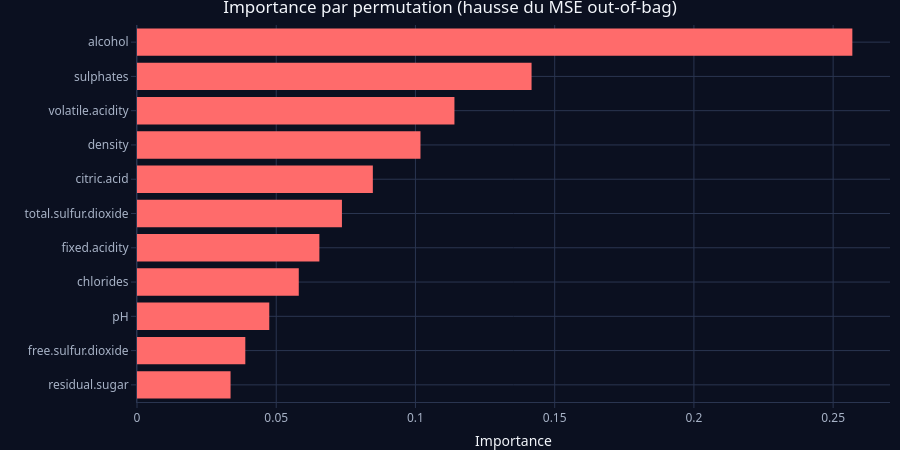

The cell this chart's notebook holds for it:
### Markdown cell above
**Comparaison CART vs forêt.** La forêt aléatoire obtient un **RMSE nettement plus faible** que l'arbre CART
de profondeur 3 : le moyennage de centaines d'arbres profonds (faible biais) et peu corrélés réduit la variance
et améliore la généralisation. L'**erreur OOB** est du même ordre que l'erreur de test : elle constitue un bon
substitut « gratuit » à un jeu de validation (chaque arbre est évalué sur les ~37 % d'observations absentes de
son échantillon bootstrap, car $(1 - 1/n)^n \to e^{-1} \approx 0.37$).

On remarque aussi, sur le graphique réel/prédit, que les prédictions sont **tirées vers la moyenne** (les notes
3–4 sont surestimées, les notes 8 sous-estimées) : c'est l'effet classique de la moyenne dans les feuilles quand
les notes extrêmes sont rares.

### Compléments — Importance des variables

Une forêt est moins lisible qu'un arbre, mais on peut mesurer **quelles variables comptent** :
- **MDI** (*Mean Decrease in Impurity*, `feature_importances_`) : réduction de variance cumulée apportée par
  chaque variable dans tous les arbres (calculée sur l'apprentissage, biaisée vers les variables continues à
  nombreux seuils) ;
- **importance par permutation** : dégradation du RMSE **sur le test** quand on mélange aléatoirement une
  variable (on casse son lien avec la cible). Plus fiable pour interpréter.

### Code cell
# Importance par permutation calculee par ranger sur les observations out-of-bag
foret_imp <- ranger(quality ~ ., data = dtr, num.trees = 300, mtry = best$mtry,
                    min.node.size = best$min.node.size, importance = "permutation")
imp <- sort(ranger::importance(foret_imp))
plot_ly(x = imp, y = factor(names(imp), levels = names(imp)), type = "bar", orientation = "h",
        marker = list(color = pick_color(1))) %>%
  layout(title = "Importance par permutation (hausse du MSE out-of-bag)",
         xaxis = list(title = "Importance"), yaxis = list(title = "")) %>%
  apply_dark_theme(height = 450)

### Figure 1 — Plotly figure (JSON) as saved in the notebook; plotly's stock layout.template omitted (floating-point values rounded to 4 significant figures)
{"data": [{"error_x": {"color": "rgba(76,201,240,1)"}, "error_y": {"color": "rgba(76,201,240,1)"}, "marker": {"color": "#ff6b6b", "line": {"color": "rgba(76,201,240,1)"}}, "orientation": "h", "type": "bar", "x": [0.0336, 0.0389, 0.0475, 0.0581, 0.0655, 0.0736, 0.0847, 0.1018, 0.114, 0.1417, 0.2569], "xaxis": "x", "y": ["residual.sugar", "free.sulfur.dioxide", "pH", "chlorides", "fixed.acidity", "total.sulfur.dioxide", "citric.acid", "density", "volatile.acidity", "sulphates", "alcohol"], "yaxis": "y"}], "layout": {"colorway": ["#4cc9f0", "#ff6b6b", "#ffd166", "#80ed99", "#c77dff", "#f4a261", "#90e0ef", "#e9c46a"], "font": {"color": "#f3f6fb", "family": "Segoe UI, Arial"}, "height": 450, "hoverlabel": {"bgcolor": "#121a2b", "font": {"color": "#f3f6fb"}}, "hovermode": "closest", "legend": {"bgcolor": "rgba(0,0,0,0)", "font": {"color": "#f3f6fb"}}, "margin": {"b": 40, "l": 60, "r": 10, "t": 25}, "paper_bgcolor": "#0b1020", "plot_bgcolor": "#0b1020", "showlegend": false, "title": "Importance par permutation (hausse du MSE out-of-bag)", "xaxis": {"automargin": true, "domain": [0, 1], "gridcolor": "#2a3550", "linecolor": "#2a3550", "tickcolor": "#2a3550", "tickfont": {"color": "#a8b3c7"}, "title": "Importance", "zerolinecolor": "#2a3550"}, "yaxis": {"automargin": true, "categoryarray": ["residual.sugar", "free.sulfur.dioxide", "pH", "chlorides", "fixed.acidity", "total.sulfur.dioxide", "citric.acid", "density", "volatile.acidity", "sulphates", "alcohol"], "categoryorder": "array", "domain": [0, 1], "gridcolor": "#2a3550", "linecolor": "#2a3550", "tickcolor": "#2a3550", "tickfont": {"color": "#a8b3c7"}, "title": "", "type": "category", "zerolinecolor": "#2a3550"}}}
